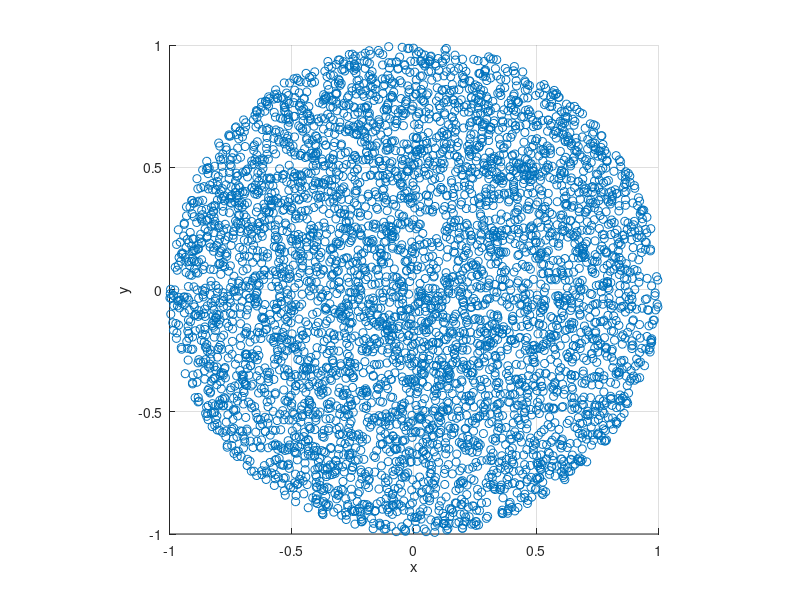
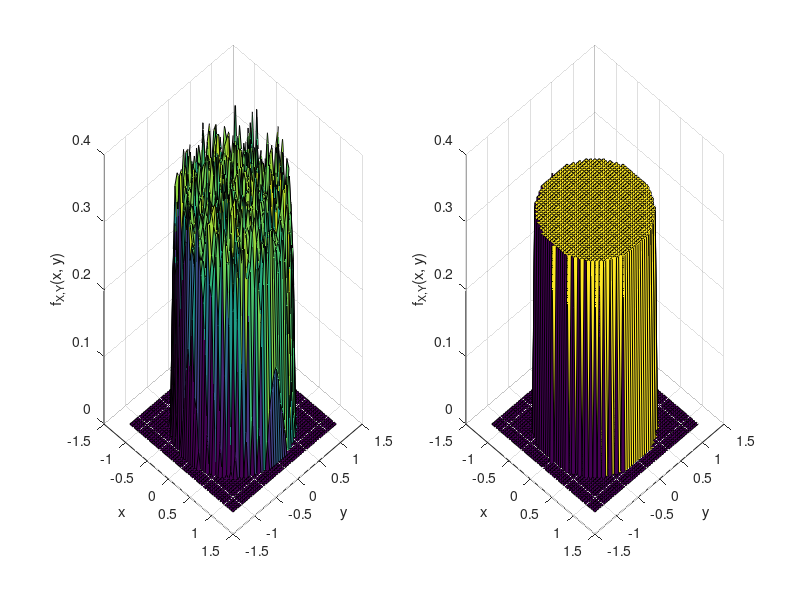
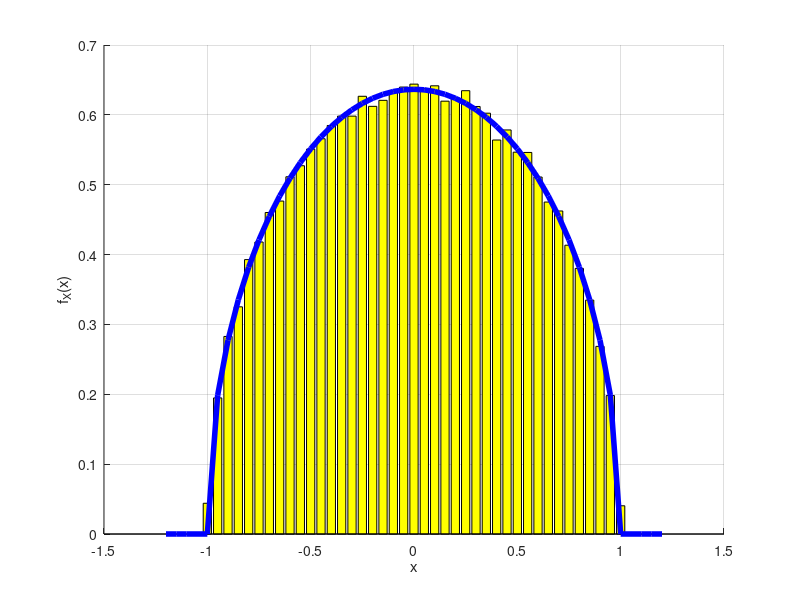
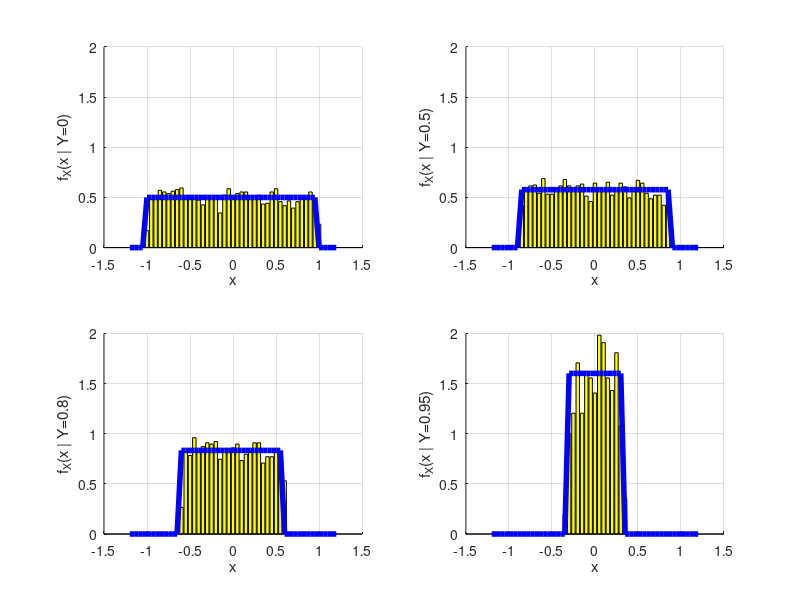

The MATLAB source for these figures, in order:
clear all; close all; clc;
pkg load statistics;

N = 100000;  % Número de realizações

dx = 0.05; x = -1.2 : dx : 1.2;
dy = 0.05; y = -1.2 : dy : 1.2;

X = zeros(1, N);
Y = zeros(1, N);

for i = 1 : N
  do
    X(i) = 2 * rand() - 1;
    Y(i) = 2 * rand() - 1;
  until X(i)^2 + Y(i)^2 <= 1  % Checa se está dentro do circulo
end

% PDF conjunta de X e Y

[xx, yy] = meshgrid(x, y);

pdfXY_sim = hist3([X' Y'], {x, y})' / (N*dx*dy);
pdfXY_teo = (1/pi) * (xx.^2 + yy.^2 <= 1);

% PDF marginal de X

pdfX_sim = hist(X, x) / (N * dx);
pdfX_teo = (2 / pi) * sqrt(1 - x.^2) .* (-1 <= x & x <= 1);

% PDF condicional de X dado Y = y0

eps = 0.02;
y0 = [0, 0.5, 0.8, 0.95];

pdfX_condY_sim = zeros(length(y0), length(x));
pdfX_condY_teo = zeros(length(y0), length(x));
for i = 1 : length(y0)
  X_condY = X(abs(Y - y0(i)) <= eps);
  pdfX_condY_sim(i, :) = hist(X_condY, x) / (length(X_condY) * dx);
  pdfX_condY_teo(i, :) = 0.5 / sqrt(1 - y0(i)^2) * (abs(x) <= sqrt(1 - y0(i)^2));
end

% Plots

figure; hold on; grid on;
scatter(X(1:5000), Y(1:5000));
axis('square');
xlabel('x'); ylabel('y');

% pdf conjunta de xy
figure;
subplot(1, 2, 1); hold on; grid on;
surf(xx, yy, pdfXY_sim);
zlim([0 0.4]); view(45, 30);
xlabel('x'); ylabel('y'); zlabel('f_{X,Y}(x, y)');
subplot(1, 2, 2); hold on; grid on;
surf(xx, yy, pdfXY_teo);
view(45, 30); zlim([0 0.4]);
xlabel('x'); ylabel('y'); zlabel('f_{X,Y}(x, y)');

% pdf marginal de x
figure; hold on; grid on;
bar(x, pdfX_sim, 'y');
plot(x, pdfX_teo, 'b', 'LineWidth', 4);
xlabel('x'); ylabel('f_X(x)');

figure;
for i = 1 : 4
  subplot(2, 2, i); hold on; grid on;
  bar(x, pdfX_condY_sim(i, :), 'y');
  plot(x, pdfX_condY_teo(i, :), 'b', 'LineWidth', 4);
  xlabel('x'); ylabel(sprintf('f_X(x | Y=%d)', y0(i)));
  ylim([0, 2]);
end
